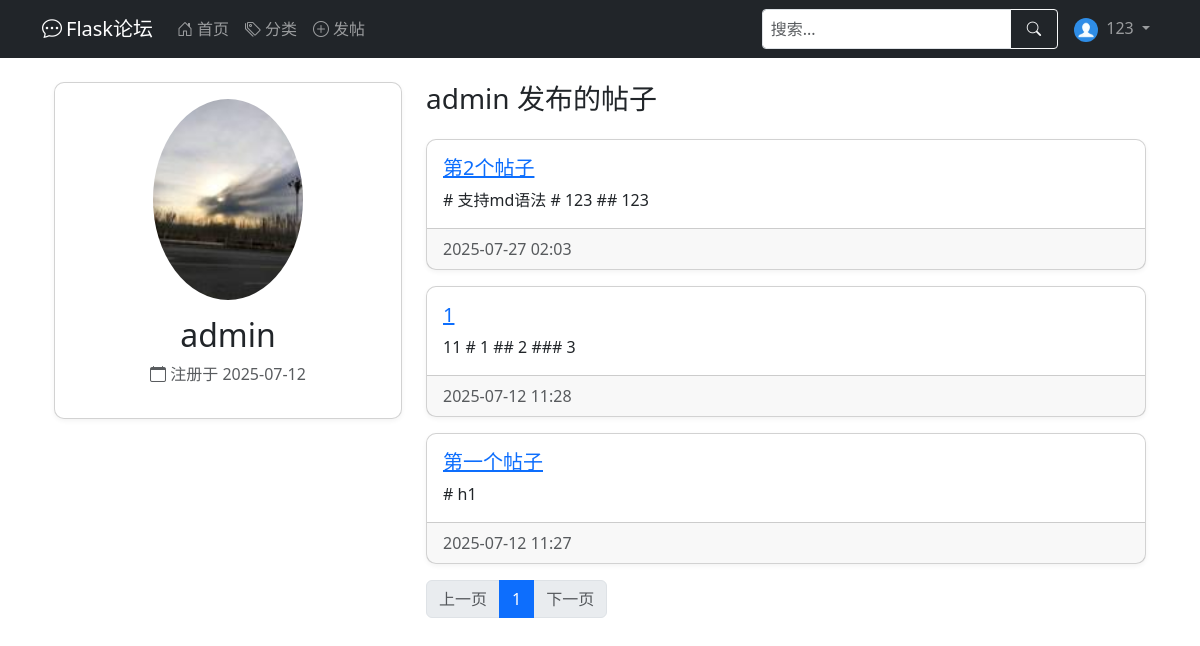
Page /user/admin (signed in) on the committed database.
### app/models.py (models this page shows, shortened)
class User(UserMixin, db.Model):
    __tablename__ = 'user'
    id = db.Column(db.Integer, primary_key=True)
    username = db.Column(db.String(64), index=True, unique=True, nullable=False)
    email = db.Column(db.String(120), index=True, unique=True, nullable=False)
    password_hash = db.Column(db.String(128), nullable=False)
    created_at = db.Column(db.DateTime, default=datetime.utcnow)
    last_seen = db.Column(db.DateTime, default=datetime.utcnow)
    about_me = db.Column(db.Text)
    avatar = db.Column(db.String(120), default='default.jpg')  # 头像
    permissions = db.Column(db.Integer, default=Permissions.USER)
    posts = db.relationship('Post', backref='author', lazy='dynamic')  # 在Post处能查到作者，用法：Post.author
    def avatar_url(self):
        return url_for('static', filename=f'profile_pics/{self.avatar}', _external=True)

class Post(db.Model):
    __tablename__ = 'post'
    id = db.Column(db.Integer, primary_key=True)
    title = db.Column(db.String(100), nullable=False)
    content = db.Column(db.Text, nullable=False)
    created_at = db.Column(db.DateTime, default=datetime.utcnow)
    last_updated = db.Column(db.DateTime, default=datetime.utcnow, onupdate=datetime.utcnow)
    views = db.Column(db.Integer, default=0)  # 浏览量
    user_id = db.Column(db.Integer, db.ForeignKey('user.id'), nullable=False)  # 对应user.id
    category_id = db.Column(db.Integer, db.ForeignKey('category.id'))  # 对应category.id
    comments = db.relationship('Comment', backref='post', lazy='select')  # post.comment查到所有评论
    _comment_count = db.Column('comment_count', db.Integer, default=0)
    @property
    def comment_count(self):
        return self._comment_count
    @comment_count.setter
    def comment_count(self, value):
        self._comment_count = value

### app/routes.py (the view)
@main.route('/user/<username>')
def user_profile(username):
    user = User.query.filter_by(username=username).first_or_404()
    page = request.args.get('page', 1, type=int)
    per_page = current_app.config.get('POSTS_PER_PAGE', 10)
    query_ = base_posts_query().filter(Post.user_id == user.id)
    query1 = query_.order_by(Post.created_at.desc())
    pagination = query1.paginate(page=page, per_page=per_page)
    posts = create_posts_with_comment_count(pagination)
    return render_template('user_profile.html', user=user, posts=posts)

### app/models.py (called while the page is built)
@login_manager.user_loader
def load_user(user_id):
    return User.query.get(int(user_id))

### app/utils.py (called while the page is built)
def create_posts_with_comment_count(pagination, category=None):
    posts = []
    for post, comment_count_val in pagination.items:
        new_post = Post(
            id=post.id,
            title=post.title,
            content=post.content,
            created_at=post.created_at,
            last_updated=post.last_updated,
            views=post.views,
            user_id=post.user_id,
            category_id=post.category_id,
            _comment_count=comment_count_val,
            author=post.author
        )
        new_post.category = category or post.category
        posts.append(new_post)
    return CustomPagination(
        items=posts,
        page=pagination.page,
        per_page=pagination.per_page,
        total=pagination.total
    )

def base_posts_query():
    comment_count = db.session.query(
        Comment.post_id,
        func.count(Comment.id).label('comment_count')
    ).group_by(Comment.post_id).subquery()  # 修正位置
    return db.session.query(
        Post,
        func.coalesce(comment_count.c.comment_count, 0).label('comment_count')
    ).outerjoin(
        comment_count, Post.id == comment_count.c.post_id
    ).options(
        joinedload(Post.author),
        joinedload(Post.category)
    )

    def iter_pages(self, left_edge=2, left_current=2, right_current=5, right_edge=2):
        last = 0
        for num in range(1, self.pages + 1):
            if num <= left_edge or \
                    (self.page - left_current - 1 < num < self.page + right_current) or \
                    num > self.pages - right_edge:
                if last + 1 != num:
                    yield None
                yield num
                last = num

### app/templates/user_profile.html (shortened to what this page needs)
{% extends "base.html" %}
{% import "_pagination.html" as pagination %}
{% block content %}
<div class="container mt-4">
    <div class="row">
        <div class="col-md-4">
            <div class="card">
                <div class="card-body text-center">
                    <img src="{{ user.avatar_url() }}"
                         class="rounded-circle mb-3" width="150" alt="头像">
                    <h2>{{ user.username }}</h2>
                    <p class="text-muted">
                        <i class="bi bi-calendar"></i> 注册于 {{ user.created_at.strftime('%Y-%m-%d') }}
                    </p>
                </div>
            </div>
        </div>
        <div class="col-md-8">
            <h3 class="mb-4">{{ user.username }} 发布的帖子</h3>
            {% if posts.items %}
            {% for post in posts.items %}
            <div class="card mb-3">
                <div class="card-body">
                    <h5 class="card-title">
                        <a href="{{ url_for('main.post_detail', post_id=post.id) }}">
                            {{ post.title }}
                        </a>
                    </h5>
                    <p class="card-text">{{ post.content | truncate(200) }}</p>
                </div>
                <div class="card-footer text-muted">
                    {{ post.created_at.strftime('%Y-%m-%d %H:%M') }}
                </div>
            </div>
            {% endfor %}
            <nav aria-label="Page navigation">
                <ul class="pagination">
                    <li class="page-item {% if not posts.has_prev %}disabled{% endif %}">
                        <a class="page-link"
                           href="{{ url_for('main.user_profile', username=user.username, page=posts.prev_num) }}">
                            上一页
                        </a>
                    </li>
                    {% for page_num in posts.iter_pages(left_edge=1, right_edge=1, left_current=2, right_current=3) %}
                    {% if page_num %}
                    <li class="page-item {% if page_num == posts.page %}active{% endif %}">
                        <a class="page-link"
                           href="{{ url_for('main.user_profile', username=user.username, page=page_num) }}">
                            {{ page_num }}
                        </a>
                    </li>
                    {% else %}
                    <li class="page-item disabled"><span class="page-link">...</span></li>
                    {% endif %}
                    {% endfor %}
                    <li class="page-item {% if not posts.has_next %}disabled{% endif %}">
                        <a class="page-link"
                           href="{{ url_for('main.user_profile', username=user.username, page=posts.next_num) }}">
                            下一页
                        </a>
                    </li>
                </ul>
            </nav>
            {% else %}
            <div class="alert alert-info">
                该用户还没有发布过任何帖子
            </div>
            {% endif %}
        </div>
    </div>
</div>
{% endblock %}

### app/templates/base.html (shortened to what this page needs)
<!DOCTYPE html>
<html lang="zh" data-bs-theme="auto">
<head>
    <link href="/static/css/bootstrap.min.css" rel="stylesheet">
    <link rel="stylesheet" href="/static/css/bootstrap-icons.css">
</head>
<body>
<nav class="navbar navbar-expand-lg navbar-dark bg-dark desktop-nav">
    <div class="container">
        <a class="navbar-brand" href="{{ url_for('main.index') }}">
            <i class="bi bi-chat-dots me-1"></i>Flask论坛
        </a>
        <div class="collapse navbar-collapse" id="mainNavbar">
            <ul class="navbar-nav me-auto">
                <li class="nav-item">
                    <a class="nav-link" href="{{ url_for('main.index') }}">
                        <i class="bi bi-house-door me-1"></i>首页
                    </a>
                </li>
                <li class="nav-item">
                    <a class="nav-link" href="{{ url_for('main.list_categories') }}">
                        <i class="bi bi-tags me-1"></i>分类
                    </a>
                </li>
                <li class="nav-item">
                    <a class="nav-link" href="{{ url_for('main.create_post') }}">
                        <i class="bi bi-plus-circle me-1"></i>发帖
                    </a>
                </li>
            </ul>
            <form class="d-flex me-2 my-2 my-lg-0" action="{{ url_for('main.index') }}" method="get">
                <div class="input-group">
                    <input type="search" name="q" class="form-control form-control-sm" placeholder="搜索..."
                           aria-label="搜索" value="{{ request.args.get('q', '') }}">
                    <button class="btn btn-outline-light btn-sm" type="submit">
                        <i class="bi bi-search"></i>
                    </button>
                </div>
            </form>
            <ul class="navbar-nav">
                {% if current_user.is_authenticated %}
                <li class="nav-item dropdown">
                    <a class="nav-link dropdown-toggle" href="#" id="userDropdown" role="button"
                       data-bs-toggle="dropdown" aria-expanded="false">
                        <img src="{{ current_user.avatar_url() }}" class="rounded-circle me-1" width="24" height="24"
                             alt="头像">
                        {{ current_user.username }}
                    </a>
                </li>
                {% endif %}
            </ul>
        </div>
    </div>
</nav>
<main class="container mt-3 mb-5">
    {% block content %}{% endblock %}
</main>
</body>
</html>

### app/templates/base.html (style rules this page uses)
:root { --mobile-nav-height: 56px; }
@media (min-width: 769px) { .desktop-nav { display: block; } }
input, textarea, select { font-size: 16px !important; }
.card { margin-bottom: 15px; border-radius: 10px; box-shadow: 0 2px 5px rgba(0,0,0,0.05); }
.btn { padding: 8px 16px; font-size: 0.9rem; }

### rows in the picture
User: avatar_url (placeholder picture), username "123"
User: avatar_url (picture), username "admin", created_at "2025-07-12"
Post: title "第2个帖子", content "# 支持md语法 # 123 ## 123", created_at "2025-07-27 02:03"
Post: title "1", content "11 # 1 ## 2 ### 3", created_at "2025-07-12 11:28"
Post: title "第一个帖子", content "# h1", created_at "2025-07-12 11:27"

### other values in the picture
{{ page_num }} "1"
